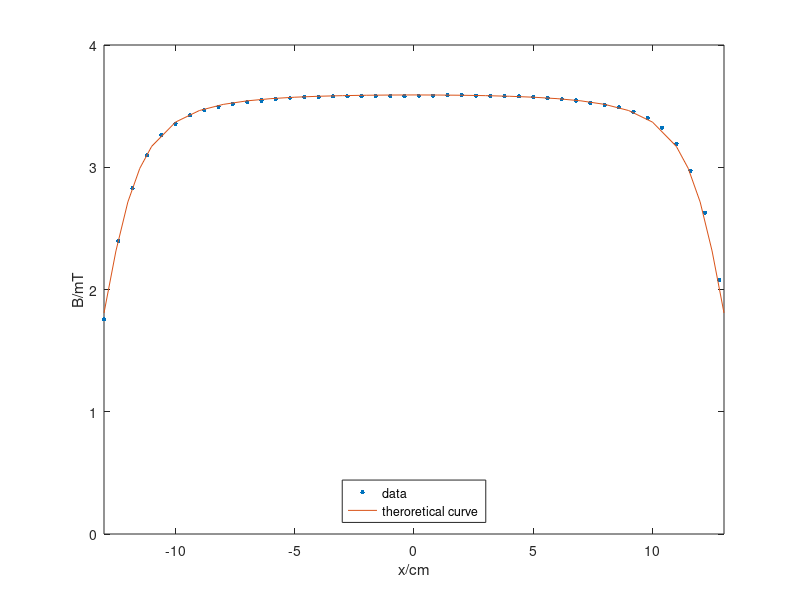

Write MATLAB code to recreate this figure. (Note: this script raises an error after producing the figure.)
x=[0:0.6:27.6];
U=[ 0.0532 0.0726 0.0856 0.0938 0.0988 0.1017 0.1037 0.1050 0.1059 0.1066 0.1070 0.1074 0.1077 0.1080 0.1082 0.1083 0.1084 0.1084 0.1085 0.1085 0.1085 0.1085 0.1086 0.1086 0.1087 0.1087 0.1086 0.1085 0.1084 0.1084 0.1082 0.1080 0.1077 0.1074 0.1068 0.1063 0.1057 0.1046 0.1030 0.1007 0.0967 0.0900 0.0796 0.0629 0.0438 0.0282 0.0181];
Kh=30.2874;
B=U/Kh*1000;
plot(x-13,B,'.','Markersize',10);
B2=[1.4366 1.4363 1.4356 1.4343 1.4323 1.4292 1.4245 1.4173 1.4057 1.3856 1.3478 1.2685 1.1963 1.0863 0.9261 0.7233];
B2=[B2(16:-1:2) B2]*2.5;
x2=[-13:0.5:-11 -10:1:10 11:0.5:13];
hold on;
plot(x2,B2);
xlabel('x/cm');
ylabel('B/mT');
axis([-13 13 0 4]);
legend('data','theroretical curve','Location','South');
uncertainty(x-13,B,0,0.05,0.0005,6e-4/Kh*1000,'b');
hold off;
saveas(gcf,'fig3.eps');
fid=fopen('table4_1.tex','w+');
fprintf(fid,'\\begin{tabular}{|c|c|c||c|c|c|}\n');
fprintf(fid,'\\hline\n');
fprintf(fid,'&$x$[cm]$\\pm$0.05[cm]&$U$[V]$\\pm0.05\\%%+6\\times10^{-4}$[V]& &$x$[cm]$\\pm$0.05[cm]&$U$[V]$\\pm0.05\\%%+6\\times10^{-4}$[V] \\\\\n');
fprintf(fid,'\\hline\n');
for i=1:24
    fprintf(fid,'%d\t&\t%.2f\t&\t%.4f\t&\t',i,x(i),B(i));
    if i<24
        fprintf(fid,'%d\t&\t%.2f\t&\t%.4f\t',i+24,x(i+24),B(i+24));
    else
        fprintf(fid,'&\t&\t');
    end
    fprintf(fid,'\\\\\n\\hline\n');
end
fprintf(fid,'\\end{tabular}\n');
fclose(fid);